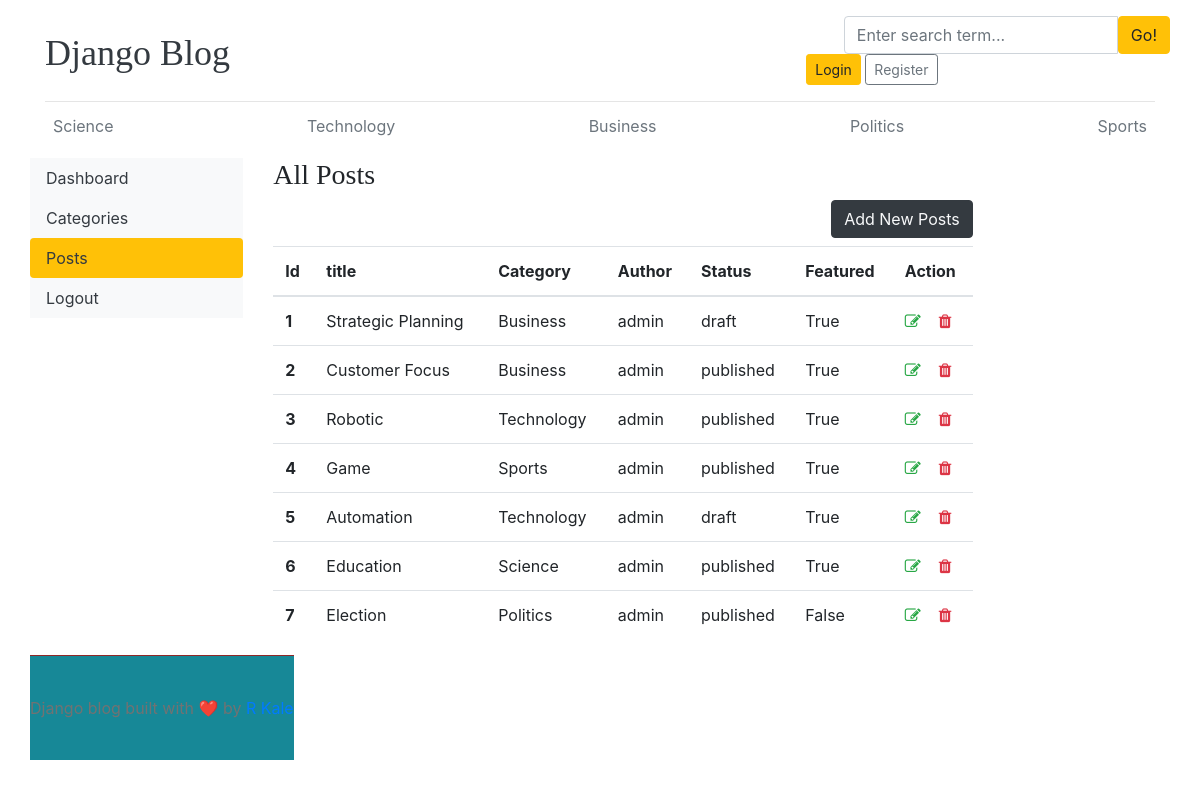
The app's page /dashboard/posts/ with its own data.
### blogs/models.py (models this page shows, shortened)
class Category(models.Model):
    category_name=models.CharField(max_length=50,unique=True)
    created_at=models.DateTimeField(auto_now_add=True)
    updated_at=models.DateTimeField(auto_now=True)
    class Meta:
        verbose_name_plural='categories'
    def __str__(self):
        return self.category_name

class Blogs(models.Model):
    title=models.CharField(max_length=100,unique=True)
    slug=models.SlugField(unique=True,blank=True)
    category=models.ForeignKey(Category,on_delete=models.CASCADE)
    author=models.ForeignKey(User,on_delete=models.CASCADE)
    blog_image=models.ImageField(upload_to='uploads/%y/%m/%d')
    short_description=models.TextField(max_length=1000)
    blog_body=models.TextField(max_length=3000)
    status=models.CharField(max_length=100,choices=STATUS_CHOICE,default='draft')
    is_featured=models.BooleanField(default=False)
    created_at=models.DateTimeField(auto_now_add=True)
    updated_at=models.DateTimeField(auto_now=True)
    class Meta:
        verbose_name_plural='blogs'

### dashboards/views.py (the view)
# urls.py: path('posts/',views.posts, name="posts"),
def posts(request):
    posts = Blogs.objects.all()
    context ={
        'posts':posts
    }
    return render(request, 'dashboard/posts.html',context)

### blogs/context_processors.py (called while the page is built)
def get_category(request):
    categories = Category.objects.all()  # Fetching all categories
    return {'categories': categories}

### templates/dashboard/posts.html
{% extends 'base/base.html' %}
{% block content %}
<div class="row">
    {% include './leftsidebar.html' %}
    <div class="col-md-9">
      <h3>All Posts</h3>
      <a href="{% url 'add_posts' %}"  class="btn btn-dark text-light float-right mb-2">Add New Posts</a>
        <table class="table table-hover">
            <thead>
              <tr>
                <th>Id</th>
                <th>title</th>
                <th>Category</th>
                <th>Author</th>
                <th>Status</th>
                <th>Featured</th>
                <th>Action</th>
              </tr>
            </thead>
            <tbody>
                {% for post in posts %}
              <tr>
                <th>{{ forloop.counter }}</th>
                <td>{{ post.title }}</td>
                <td>{{ post.category }}</td>
                <td>{{ post.author }}</td>
                <td>{{ post.status }}</td>
                <td>{{ post.is_featured }}</td>
                <td>
                   <a href="{% url 'edit_post' post.id %}"><i class="fa fa-edit text-success"></i></a> &nbsp;&nbsp;
                   <a href="{% url 'delete_post' post.id %}"> <i class="fa fa-trash text-danger"></i></a>
                </td>
              </tr>
                {% endfor%}
            </tbody>
          </table>
    </div>
</div>
{% endblock %}

### templates/base/header.html (shortened to what this page needs)
{%load static %}
<!DOCTYPE html>
<html lang="en">
<head>
    <link href="https://getbootstrap.com/docs/4.0/dist/css/bootstrap.min.css" rel="stylesheet">
    <link href="{% static 'css/blog.css' %}" rel="stylesheet">
    <link rel="stylesheet" href="https://cdnjs.cloudflare.com/ajax/libs/font-awesome/4.7.0/css/font-awesome.min.css">
  </head>
<body>
    <div class="container">
      <header class="blog-header py-3">
        <div class="row flex-nowrap justify-content-between align-items-center">
          <div class="col-4 pt-1">
            <a class="blog-header-logo text-dark" href="/">Django Blog</a>
          </div>
          <div.class="col-4">
            <form action="{% url 'search' %}"method="GET">
          <div class="input-group">
            <input class="form-control" name="keyword" type="text" placeholder="Enter search term..." aria-label="Enter search term..." aria-describedby="button-search" />
            <button type="submit" class="btn btn-warning" id="button-search" type="button">Go!</button>
        </div>
        </form>
            <div class="col-4 d-flex justify-content-end align-items-center">
              {% if not user.is_authenticated %}
              <a class="btn btn-sm btn-warning" href="{% url 'login' %}">Login</a> &nbsp;
              <a class="btn btn-sm btn-outline-secondary" href="{% url 'register' %}">Register</a>
              {% else %}
              <span><a href="{% url 'dashboard' %}"class="btn btn-warning">Dashboard</a></span> &nbsp;
              <span><a href="{% url 'logout' %}">Logout</a></span>
              {% endif %}
          </div>
        </div>
      </header>
      <div class="nav-scroller py-1 mb-2">
        <nav class="nav d-flex justify-content-between">
          {% for cat in categories %}
          <a class="p-2 text-muted" href="{% url 'posts_by_category' cat.id %}">{{ cat.category_name }}</a>
          {% endfor %}
        </nav>
      </div>

### static/css/blog.css (style rules this page uses)
.blog-header { border-bottom: 1px solid #e5e5e5; }
.blog-header-logo { font-family: "Playfair Display", Georgia, "Times New Roman", serif; font-size: 2.25rem; }
h1, h2, h3, h4, h5, h6 { font-family: "Playfair Display", Georgia, "Times New Roman", serif; }

### records on screen
Category: category_name "Science"
Category: category_name "Technology"
Category: category_name "Business"
Category: category_name "Politics"
Category: category_name "Sports"
Blogs: title "Strategic Planning", category "Business", author "admin", status "draft", is_featured "True"
Blogs: title "Customer Focus", category "Business", author "admin", status "published", is_featured "True"
Blogs: title "Robotic", category "Technology", author "admin", status "published", is_featured "True"
Blogs: title "Game", category "Sports", author "admin", status "published", is_featured "True"
Blogs: title "Automation", category "Technology", author "admin", status "draft", is_featured "True"
Blogs: title "Education", category "Science", author "admin", status "published", is_featured "True"
Blogs: title "Election", category "Politics", author "admin", status "published", is_featured "False"
